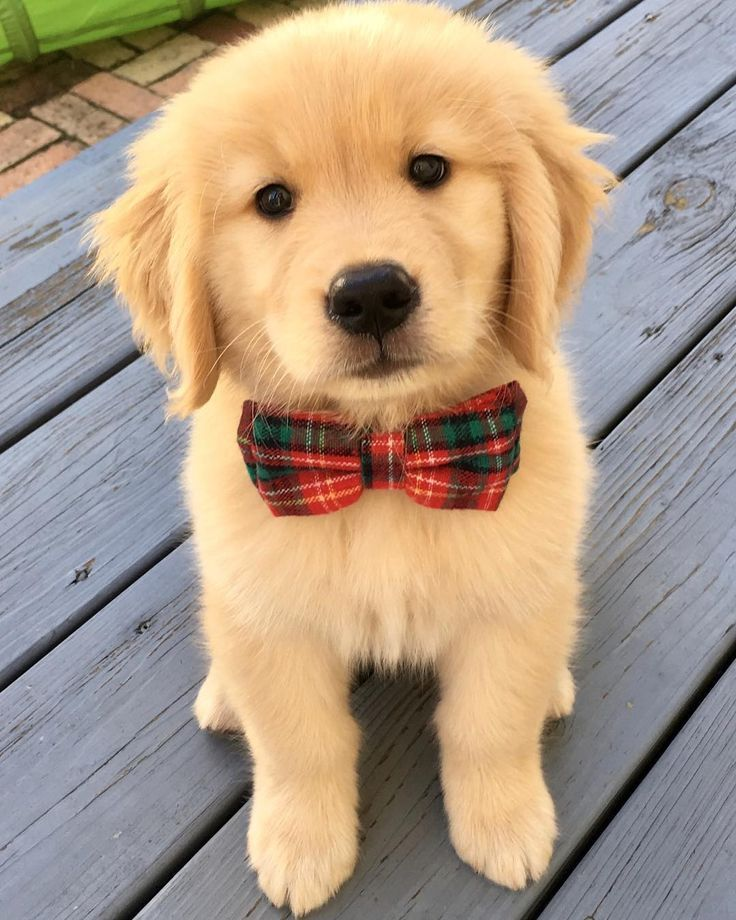
#> input picture pup.jpg, 736 x 920 px
$ python sketch.py
#> lines starting #> are read from the running program, lines starting #| are printed output that depends on the picture
import numpy as np
import imageio
import scipy.ndimage
import cv2

img="pup.jpg"

def rgb2gray(rgb):
    return np.dot(rgb[...,:3],[0.2989,0.5870,0.1140])


def dodge(front,back):
    final_sketch=front*255/(255-back)
    final_sketch[final_sketch>255]=255
    final_sketch[final_sketch==255]=255

    return final_sketch.astype('uint8')

ss=imageio.imread(img)
#> ss is the input picture: shape (920, 736, 3); mean R, G, B 172.7, 153.1, 133.4
gray=rgb2gray(ss)
#> in rgb2gray, `return np.dot(rgb[...,:3],[0.2989,0.5870,0.1140])`:
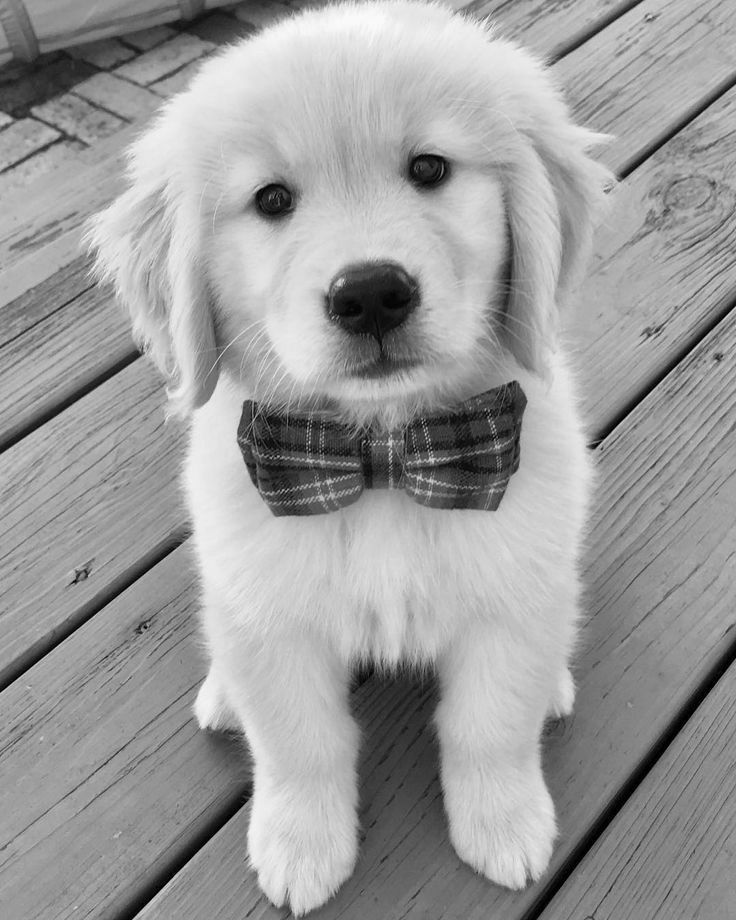
#> returned value: shape (920, 736) float64; min 0, max 250.1, mean 156.7

i=255-gray
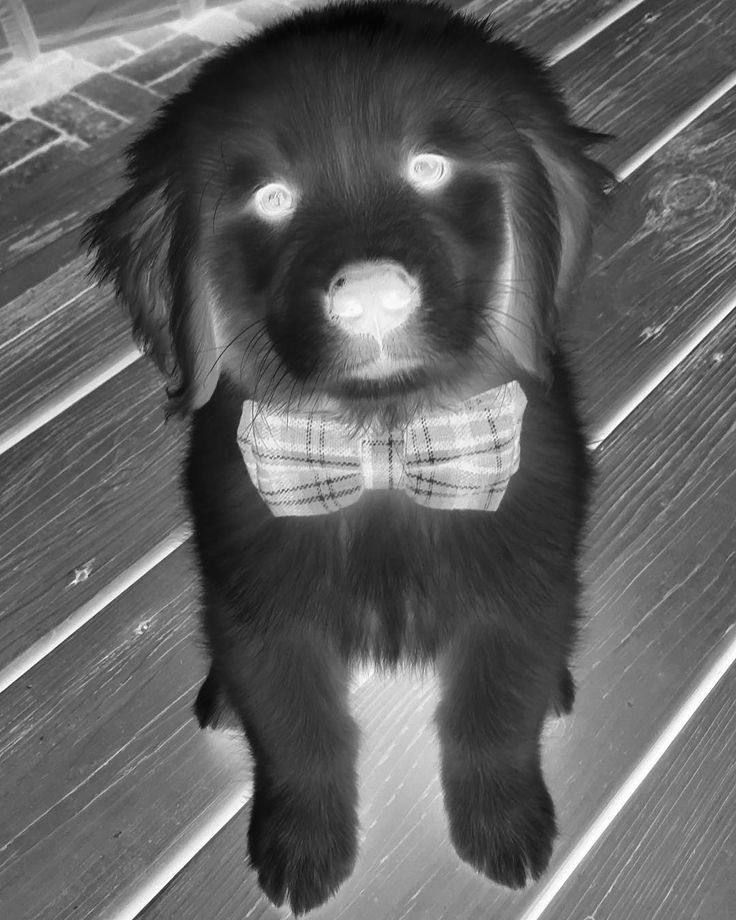
#> i: shape (920, 736) float64; min 4.88, max 255, mean 98.3

blur=scipy.ndimage.filters.gaussian_filter(i,sigma=15)
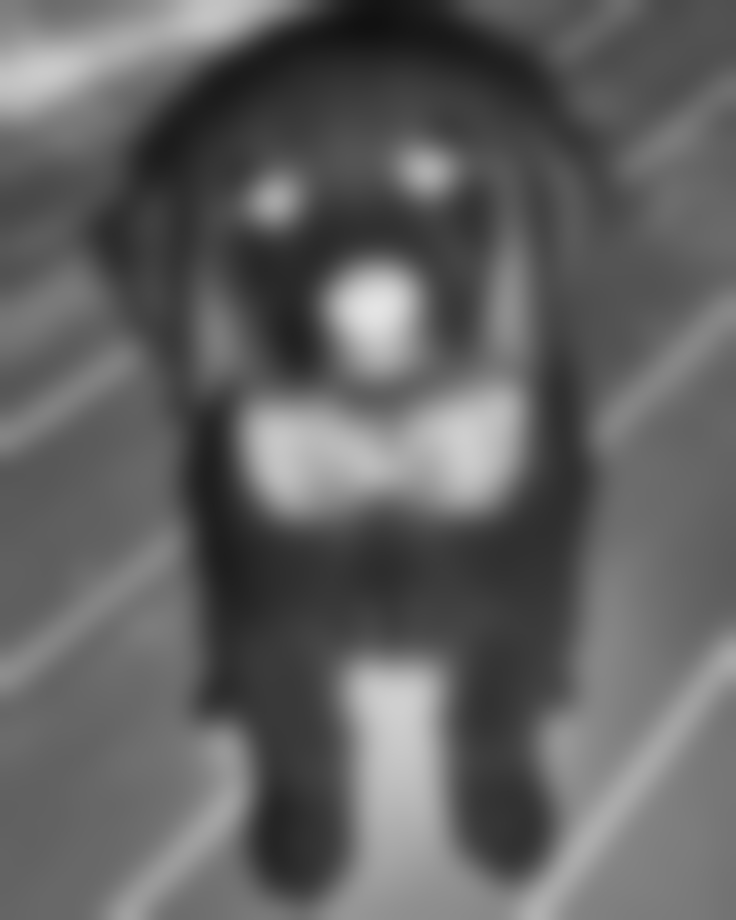
#> blur: shape (920, 736) float64; min 17.13, max 228.2, mean 98.3

r=dodge(blur,gray)
#> in dodge, `final_sketch=front*255/(255-back)`:
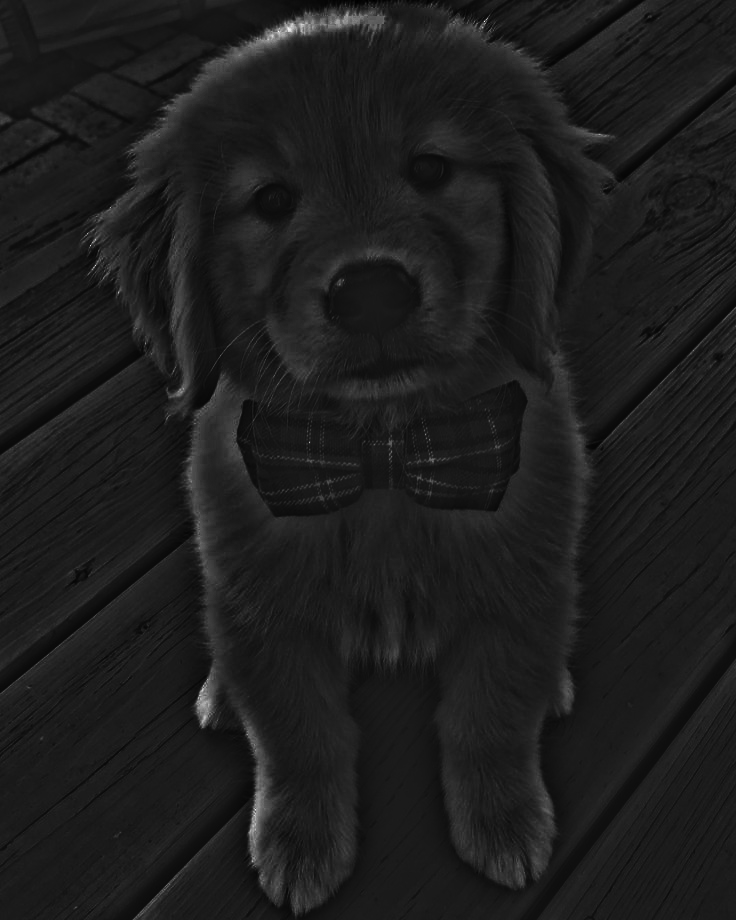
#> final_sketch: shape (920, 736) float64; min 59.61, max 1929.1, mean 277.8; drawn with min black and max white
#> in dodge, `final_sketch[final_sketch>255]=255`:
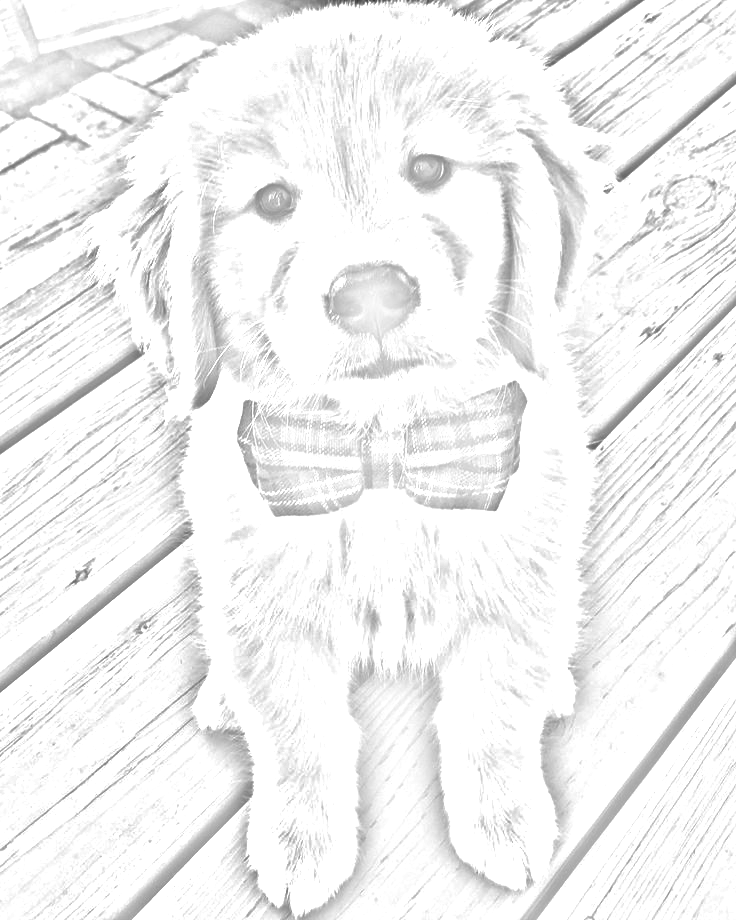
#> final_sketch: shape (920, 736) float64; min 59.61, max 255, mean 242.1

cv2.imwrite('pup-sketch.png',r)
